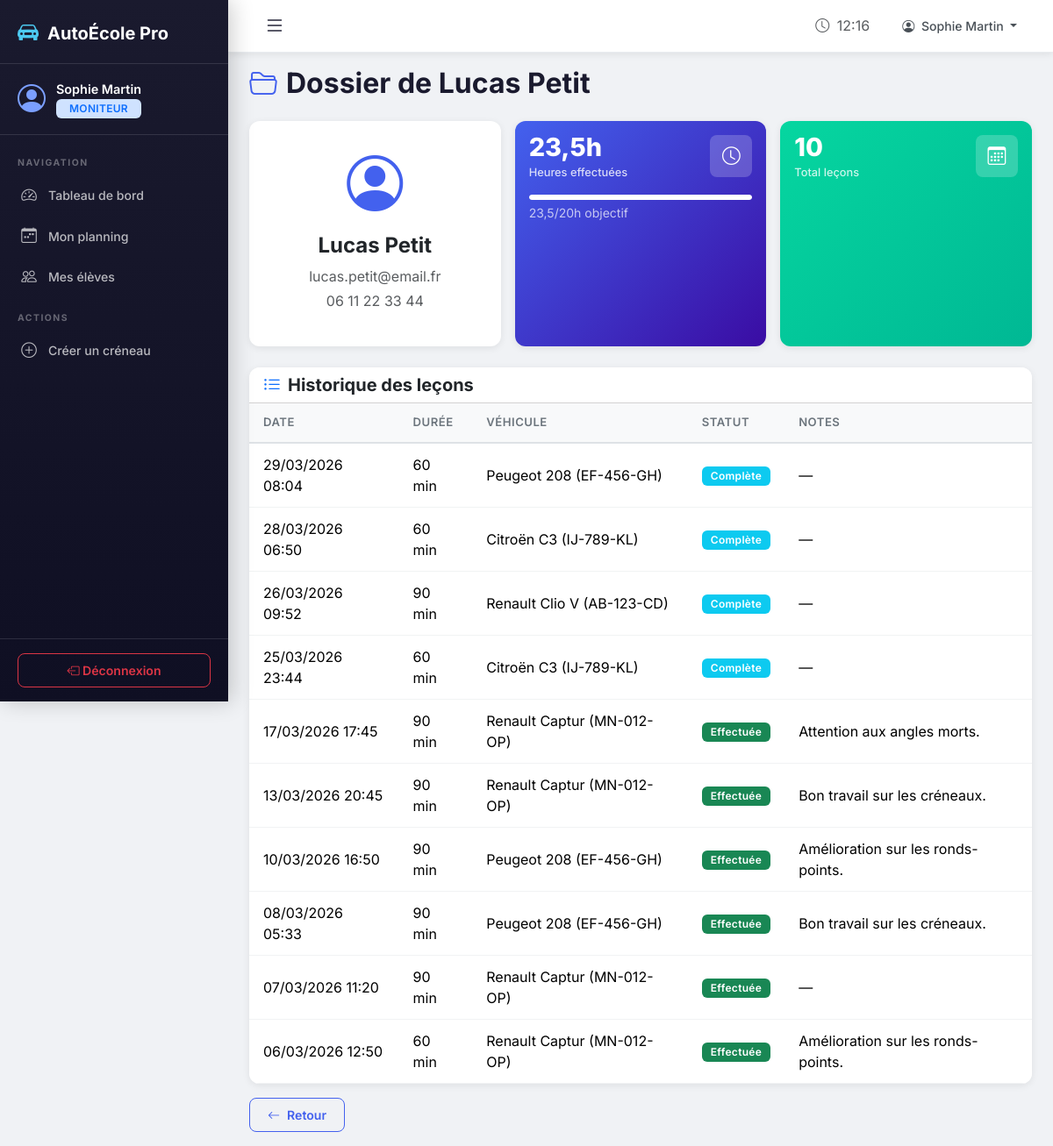
Page /moniteur/eleve/5/ (signed in) on the earlier database version.
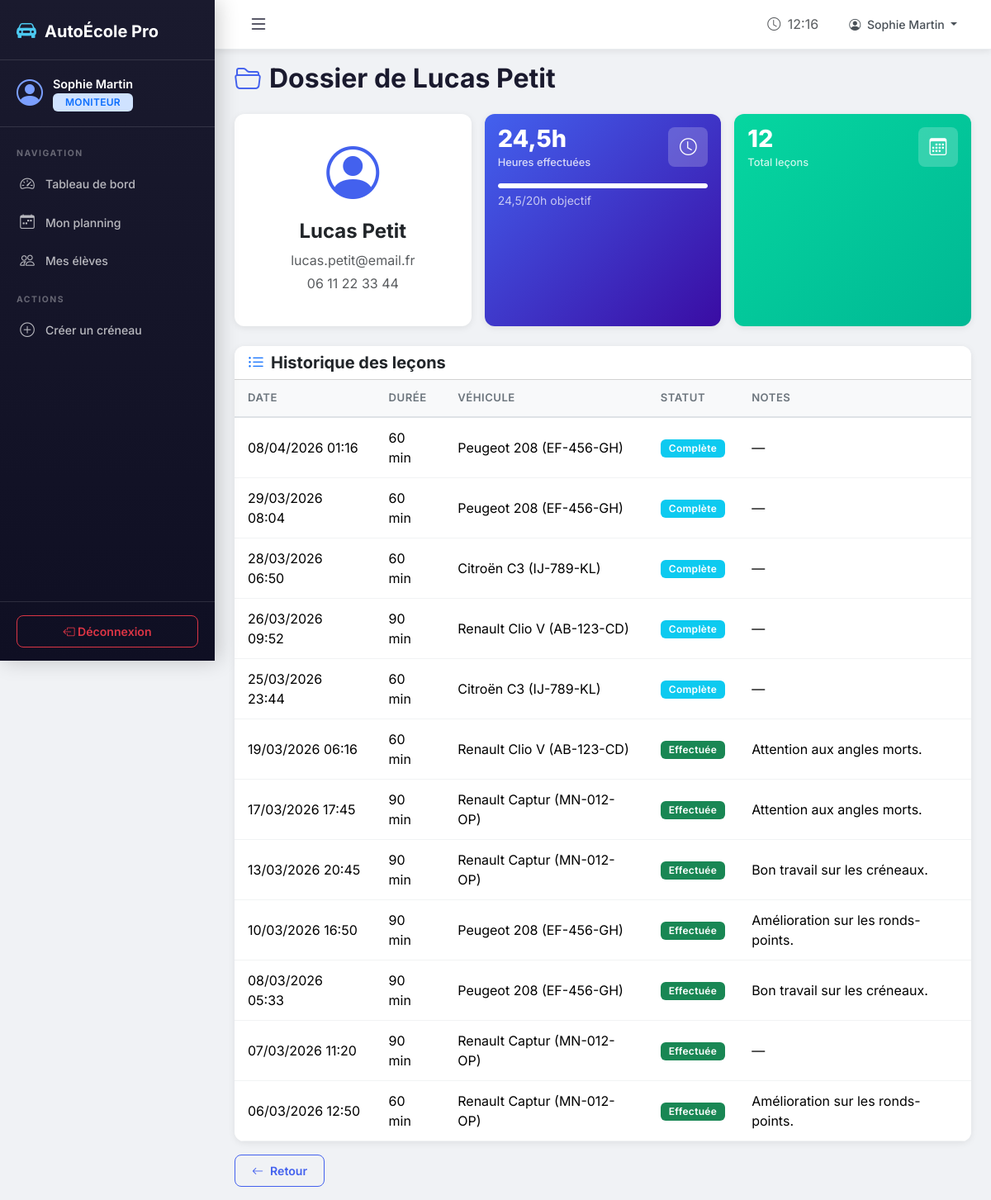
Same page on the later database version.
### ecole/models.py (models this page shows, shortened)
class Booking(models.Model):
    STATUT_CHOICES = [
        ('confirmee', 'Confirmée'),
        ('en_attente', 'En attente'),
        ('annulee', 'Annulée'),
    ]
    eleve = models.ForeignKey(User, on_delete=models.CASCADE, related_name='bookings',
                               limit_choices_to={'profile__role': 'eleve'})
    lecon = models.ForeignKey(Lesson, on_delete=models.CASCADE, related_name='bookings')
    date_reservation = models.DateTimeField(auto_now_add=True)
    statut = models.CharField(max_length=15, choices=STATUT_CHOICES, default='confirmee')
    class Meta:
        verbose_name = "Réservation"
        verbose_name_plural = "Réservations"
        ordering = ['-date_reservation']
        unique_together = ['eleve', 'lecon']

class Lesson(models.Model):
    STATUT_CHOICES = [
        ('disponible', 'Disponible'),
        ('complete', 'Complète'),
        ('effectuee', 'Effectuée'),
        ('annulee', 'Annulée'),
    ]
    moniteur = models.ForeignKey(User, on_delete=models.CASCADE, related_name='lessons_moniteur',
                                  limit_choices_to={'profile__role': 'moniteur'})
    vehicule = models.ForeignKey(Vehicle, on_delete=models.SET_NULL, null=True, blank=True)
    date_heure = models.DateTimeField(verbose_name="Date et heure")
    duree = models.IntegerField(default=60, verbose_name="Durée (minutes)",
                                 help_text="Durée de la leçon en minutes")
    statut = models.CharField(max_length=15, choices=STATUT_CHOICES, default='disponible')
    notes = models.TextField(blank=True, null=True, verbose_name="Notes d'évaluation")
    created_at = models.DateTimeField(auto_now_add=True)
    class Meta:
        verbose_name = "Leçon"
        verbose_name_plural = "Leçons"
        ordering = ['date_heure']

class Vehicle(models.Model):
    immatriculation = models.CharField(max_length=20, unique=True)
    marque = models.CharField(max_length=50)
    modele = models.CharField(max_length=50, verbose_name="Modèle")
    annee = models.IntegerField(verbose_name="Année")
    actif = models.BooleanField(default=True)
    class Meta:
        verbose_name = "Véhicule"
        verbose_name_plural = "Véhicules"
        ordering = ['marque', 'modele']
    def __str__(self):
        return f"{self.marque} {self.modele} ({self.immatriculation})"

### ecole/views.py (the view)
# urls.py: path('moniteur/eleve/<int:eleve_id>/', views.moniteur_dossier_eleve, name='moniteur_dossier_eleve'),
@login_required
@moniteur_required
def moniteur_dossier_eleve(request, eleve_id):
    eleve = get_object_or_404(User, id=eleve_id, profile__role='eleve')
    lecons = Booking.objects.filter(
        eleve=eleve,
        lecon__moniteur=request.user
    ).select_related('lecon', 'lecon__vehicule').order_by('-lecon__date_heure')
    heures = Booking.objects.filter(
        eleve=eleve,
        lecon__statut='effectuee'
    ).aggregate(total=Sum('lecon__duree'))['total'] or 0
    return render(request, 'moniteur/dossier_eleve.html', {
        'eleve': eleve,
        'lecons': lecons,
        'heures': round(heures / 60, 1),
    })

### ecole/templates/moniteur/dossier_eleve.html (shortened to what this page needs)
{% extends 'base.html' %}
{% block content %}
<div class="page-header">
    <h2><i class="bi bi-folder2-open"></i> Dossier de {{ eleve.get_full_name }}</h2>
</div>
<div class="row g-3 mb-4">
    <div class="col-md-4">
        <div class="card text-center py-4">
            <i class="bi bi-person-circle" style="font-size: 4rem; color: var(--primary);"></i>
            <h4 class="fw-bold mt-2">{{ eleve.get_full_name }}</h4>
            <p class="text-muted mb-1">{{ eleve.email }}</p>
            {% if eleve.profile.telephone %}<p class="text-muted">{{ eleve.profile.telephone }}</p>{% endif %}
        </div>
    </div>
    <div class="col-md-4">
        <div class="card stat-card bg-gradient-primary p-3 h-100">
            <div class="d-flex justify-content-between align-items-start">
                <div>
                    <div class="stat-value">{{ heures }}h</div>
                    <div class="stat-label mt-1">Heures effectuées</div>
                </div>
                <div class="stat-icon"><i class="bi bi-clock"></i></div>
            </div>
            <div class="progress mt-3" style="height: 6px; background: rgba(255,255,255,0.2);">
                <div class="progress-bar" style="width: {% widthratio heures 20 100 %}%; background: white;"></div>
            </div>
            <small class="mt-1 d-block" style="color: rgba(255,255,255,0.7);">{{ heures }}/20h objectif</small>
        </div>
    </div>
    <div class="col-md-4">
        <div class="card stat-card bg-gradient-success p-3 h-100">
            <div class="d-flex justify-content-between align-items-start">
                <div>
                    <div class="stat-value">{{ lecons|length }}</div>
                    <div class="stat-label mt-1">Total leçons</div>
                </div>
                <div class="stat-icon"><i class="bi bi-calendar3"></i></div>
            </div>
        </div>
    </div>
</div>
<div class="card">
    <div class="card-header bg-white">
        <h5 class="mb-0 fw-bold"><i class="bi bi-list-ul me-2 text-primary"></i>Historique des leçons</h5>
    </div>
    <div class="card-body p-0">
        {% if lecons %}
        <div class="table-responsive">
            <table class="table mb-0">
                <thead><tr><th>Date</th><th>Durée</th><th>Véhicule</th><th>Statut</th><th>Notes</th></tr></thead>
                <tbody>
                    {% for b in lecons %}
                    <tr>
                        <td>{{ b.lecon.date_heure|date:"d/m/Y H:i" }}</td>
                        <td>{{ b.lecon.duree }} min</td>
                        <td>{{ b.lecon.vehicule|default:"—" }}</td>
                        <td>
                            {% if b.lecon.statut == 'effectuee' %}<span class="badge bg-success">Effectuée</span>
                            {% elif b.statut == 'annulee' %}<span class="badge bg-danger">Annulée</span>
                            {% else %}<span class="badge bg-info">{{ b.lecon.get_statut_display }}</span>{% endif %}
                        </td>
                        <td>{{ b.lecon.notes|default:"—"|truncatewords:10 }}</td>
                    </tr>
                    {% endfor %}
                </tbody>
            </table>
        </div>
        {% else %}
        <div class="empty-state py-4">
            <i class="bi bi-calendar-x"></i>
            <h5>Aucune leçon</h5>
        </div>
        {% endif %}
    </div>
</div>
<a href="{% url 'moniteur_eleves' %}" class="btn btn-outline-primary mt-3"><i class="bi bi-arrow-left me-2"></i>Retour</a>
{% endblock %}

Differences in the rows shown:
added Booking: lecon.date_heure "08/04/2026 01:16", lecon.duree "60", lecon.vehicule "Peugeot 208 (EF-456-GH)", lecon.statut "Complète", lecon.notes "—"
added Booking: lecon.date_heure "19/03/2026 06:16", lecon.duree "60", lecon.vehicule "Renault Clio V (AB-123-CD)", shows "Effectuée", lecon.notes "Attention aux angles morts."
Other differences:
{{ heures }}: "23,5" → "24,5"
{{ lecons|length }}: "10" → "12"
